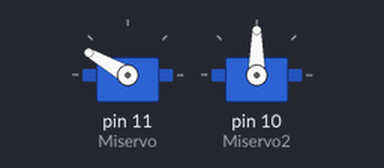
A sketch run on a simulated Arduino Uno, built with avr-gcc and run on an emulated ATmega328P. Shown: 2 × servo.

Above: at 0.05 s.
At 2.05 s:
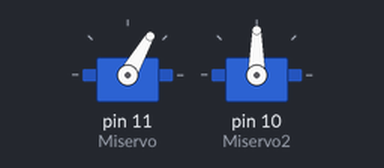
At 4.0 s:
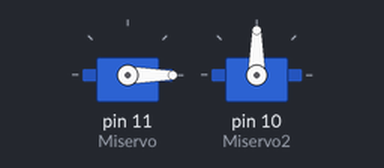
At 8.0 s:
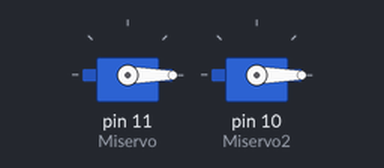
Timing chart, 0 to 10.4 s (numbered marks = the images above):
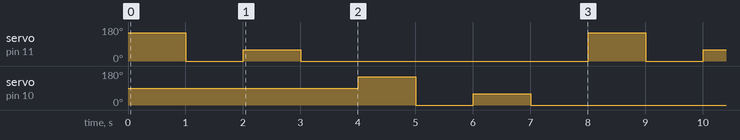

The sketch:

p_01.ino
```cpp
#include <Servo.h>
Servo Miservo;
Servo Miservo2;

void setup() {
  Miservo.attach(11); //le digo donde el servo físico
  Miservo2.attach(10); //le digo donde el servo físico

}

void loop() {
  Miservo.write(150);
  delay(1000);
  Miservo.write(0);
  delay(1000);

  Miservo.write(60);
  delay(1000);
  Miservo.write(0);
  delay(1000);

  Miservo2.write(150);
  delay(1000);
  Miservo2.write(0);
  delay(1000);

  Miservo2.write(60);
  delay(1000);
  Miservo2.write(0);
  delay(1000);

}
```

Measured:
- by itself, servo on pin 11 (Miservo): repeats every 8.0 s: 60° 1.0 s, 0° 5.0 s, 150° 1.0 s, 0° 1.0 s
- by itself, servo on pin 10 (Miservo2): repeats every 8.0 s: 0° 1.0 s, 60° 1.0 s, 0° 5.0 s, 150° 1.0 s
